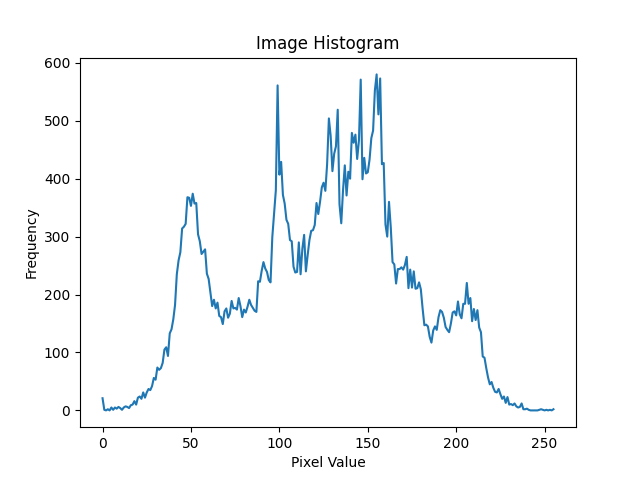
#> input picture histogram.png, 640 x 480 px
$ python main.py histogram.png
#> lines starting #> are read from the running program, lines starting #| are printed output that depends on the picture
import os
import sys

import cv2
import numpy as np
import matplotlib.pyplot as plt


def main():
    image_path = sys.argv[1]
    if not os.path.exists(image_path):
        raise FileNotFoundError(image_path)

    image = cv2.imread(image_path, 0)
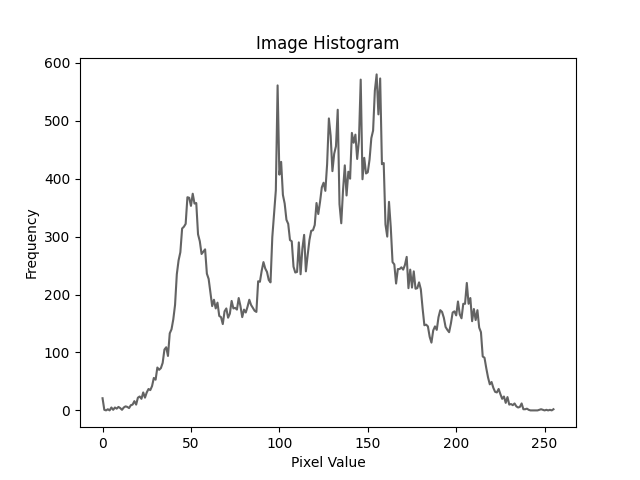
#> image: shape (480, 640); min 0, max 255, mean 248.7

    img_hist, _ = np.histogram(np.array(image).flatten(), bins=np.arange(256 + 1))
#> img_hist = 256 values, max 289770 at index 255, min 0 at index 55, mean 1200

    plt.plot(img_hist)

    plt.title("Image Histogram")
    plt.xlabel("Pixel Value")
    plt.ylabel("Frequency")

    output_file_path = os.path.join(os.path.dirname(image_path), "histogram.png")
    plt.savefig(output_file_path)
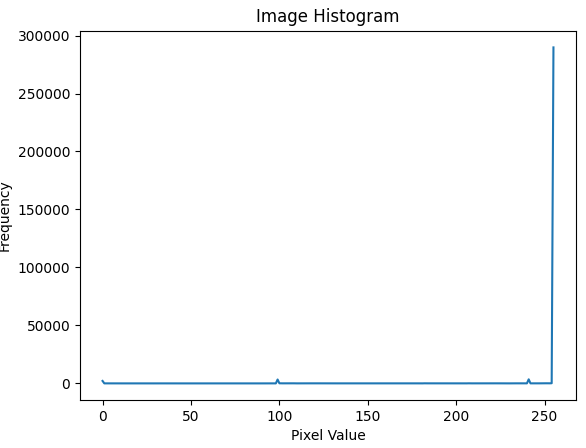
#> figure drawn by matplotlib, 1 panel; curve peaks at x = 255, y = 289770


if __name__ == "__main__":
    main()
